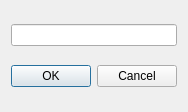
<?xml version="1.0" encoding="UTF-8"?>
<ui version="4.0">
 <class>M_Dialog</class>
 <widget class="QDialog" name="M_Dialog">
  <property name="geometry">
   <rect>
    <x>0</x>
    <y>0</y>
    <width>187</width>
    <height>112</height>
   </rect>
  </property>
  <property name="windowTitle">
   <string>Dialog</string>
  </property>
  <layout class="QVBoxLayout" name="verticalLayout">
   <item>
    <widget class="QLineEdit" name="thresholdEdit"/>
   </item>
   <item alignment="Qt::AlignHCenter">
    <widget class="QDialogButtonBox" name="buttonBox">
     <property name="orientation">
      <enum>Qt::Horizontal</enum>
     </property>
     <property name="standardButtons">
      <set>QDialogButtonBox::Cancel|QDialogButtonBox::Ok</set>
     </property>
    </widget>
   </item>
  </layout>
 </widget>
 <resources/>
 <connections>
  <connection>
   <sender>buttonBox</sender>
   <signal>accepted()</signal>
   <receiver>M_Dialog</receiver>
   <slot>accept()</slot>
   <hints>
    <hint type="sourcelabel">
     <x>248</x>
     <y>254</y>
    </hint>
    <hint type="destinationlabel">
     <x>157</x>
     <y>274</y>
    </hint>
   </hints>
  </connection>
  <connection>
   <sender>buttonBox</sender>
   <signal>rejected()</signal>
   <receiver>M_Dialog</receiver>
   <slot>reject()</slot>
   <hints>
    <hint type="sourcelabel">
     <x>316</x>
     <y>260</y>
    </hint>
    <hint type="destinationlabel">
     <x>286</x>
     <y>274</y>
    </hint>
   </hints>
  </connection>
 </connections>
</ui>
